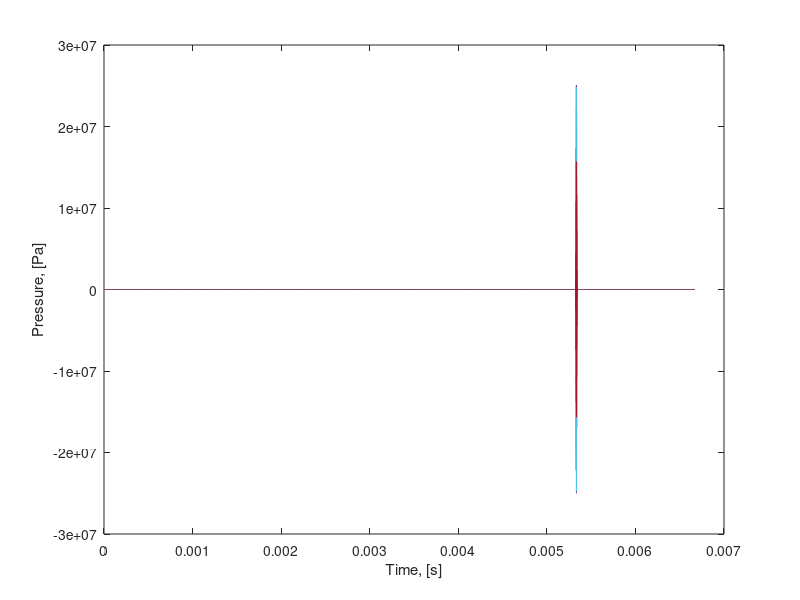
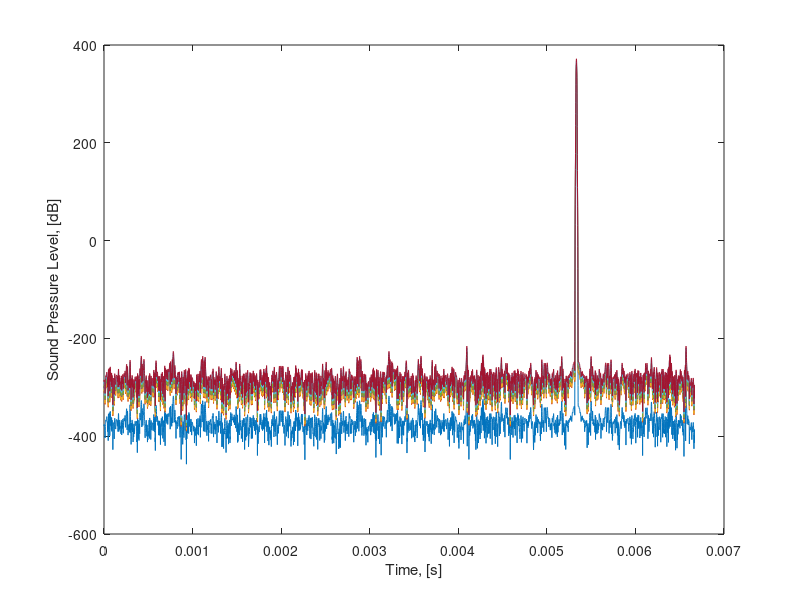
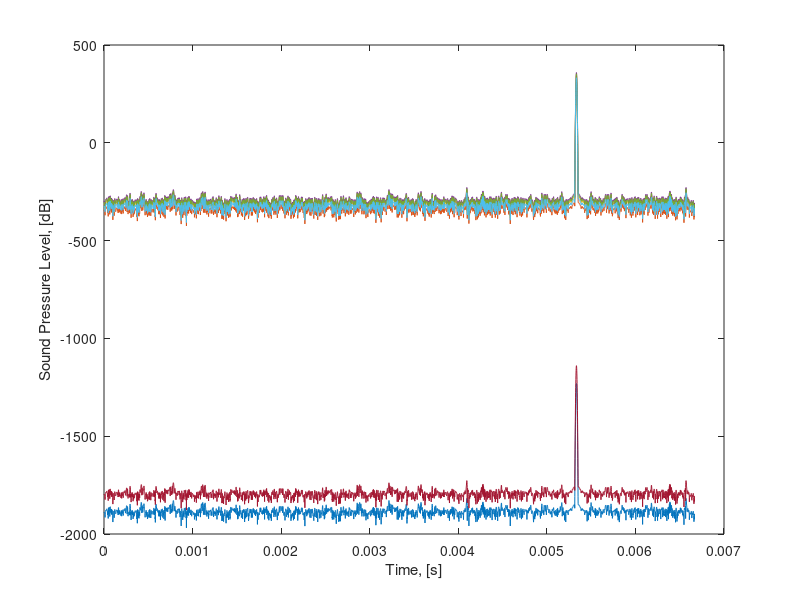

The MATLAB script that drew these images, in order:
%% Single Beam Sonar
%% Sonar Point-Scatter Model
% Contributors: Andreina Rascon, Derek Olson, Woeng-Sug Choi

clear;
close all;
clc;

% Input Parameters
% The BlueView P900-45 is used as an example sonar for the purposes of
% demonstrating the point-scatter model


%% Sonar Parameters
sonarFreq = 900E3; % Sonar frquency
bandwidth = 29.5e4; % [Hz]
freqResolution = 100e2;
beamWidth = 0.1; % radians
nRays = 3;


% Beam Parameters
nBeams = 7;
th = linspace(-beamWidth,beamWidth,nBeams);

%% Input Parameters
soundSpeed = 1500.0; % [m/s]

% % Incidence angle calculation
% ray.vector = [z_xi z_yi z_zi];  % directions, magnitude is 1
% norm.vector = [n_xi n_yi n_zi]; % directions, magnitude is 1
% psi = acos(dot(ray.vector,norm.vector));    % [rad]
% ray.alpha = pi-psi;

% Target information (which should be obtained from ray gazebo plugin)
% 3 Targets, One dimension, no incident angle

ray.distance = [1, 5, 1];
ray.alpha = [0, 0, 0];
ray.azimuthAngleWidth = [0.1, 0.1, 0.1];
ray.elevationAngleWidth = [0.1, 0.1, 0.1];

% Surface Reflectivity
mu = 10e-4;


% Frequency spectrum
fmin = sonarFreq - bandwidth/2*4;
fmax = sonarFreq + bandwidth/2*4;

% Sampling periods
max_T = max(ray.distance)*2/soundSpeed;
delta_f = 1/max_T;
delta_t = 1/(fmax - fmin);

nFreq = round((fmax - fmin) / delta_f);
freq = linspace(fmin,fmax,nFreq);
time = linspace(0,max_T,nFreq);
NT = nFreq; % dimensionless number of time samples

% Transmit spectrum, frequency domain
S_f = 1e11*exp(-(freq-sonarFreq).^2.*pi^2./bandwidth^2);

% define wave vector
kw = 2*pi*freq/soundSpeed;
        
% add attenuation
absorption = 0.0354; % [dB/m]
attenuation = absorption*log(10)/20;
K = kw + 1j*attenuation;

%% Point Scattering model
% Calculate echo level using the point scatter model

P_f = zeros(nBeams,nRays,nFreq);    % pre-allocate P(f)
P_f_ray = zeros(nRays,nFreq);       % pre-allocate ray P(f)
P_t_modified = zeros(nBeams,nFreq);
% beamPatternCurrent = zeros(nBeams);


% Beamforming Loop

for k = 1:nBeams
    
    % Ray Loop
    for i = 1:nRays
        xi_z = rand;   % generate a random number, (Gaussian noise)
        xi_y = rand;   % generate another random number, (Gaussian noise)
        
        alpha = ray.alpha(i);
        distance = ray.distance(i);
        azimuthAngleWidth = ray.azimuthAngleWidth(i);
        elevationAngleWidth = ray.elevationAngleWidth(i);
        amplitude = ((xi_z+1j*xi_y)/sqrt(2))*(sqrt(mu*cos(alpha)^2*distance^2*azimuthAngleWidth*elevationAngleWidth));
        
        % travel time
        travelTime = distance*2/soundSpeed;
        
        
        % Summation of Echo returned from a signal
        P_f_ray(i,:) = (P_f_ray(i,:) + S_f.*amplitude.*exp(1i.*K.*distance*2)./(distance^2));
        
    end
        P_f(k,i,:) = P_f_ray(i,:); 
     
        P_beam = squeeze(sum(P_f,2));
        
        beamPatternCurrent = (sinc((pi*0.88./(pi*.88./th))./beamWidth)).^2;
        
        % frequency domain to time domain
        P_t = ifft(P_beam,[],2);
     
        P_t_modified = beamPatternCurrent'.*P_t; %p_t is nFreqxnBeams, and beamPatternCurrent is nBeamsx1
    
end



%% Plotting

% Plot inverse fast fourier transform 


% % figure (1)
plot(time,P_t)
xlabel('Time, [s]')
ylabel('Pressure, [Pa]')

% % % Plot Sound Pressure Level of Echo Level
SPL = 20*log(abs(P_t)); % sound pressure level, [dB]

figure (2)
plot(time,SPL)
xlabel('Time, [s]')
ylabel('Sound Pressure Level, [dB]')


% % Plotting Beam Formed Data
 
SPL_modified = 20*log(abs(P_t_modified)); % sound pressure level, [dB]

figure (3)
plot(time,SPL_modified)
xlabel('Time, [s]')
ylabel('Sound Pressure Level, [dB]')

% Plot Image
% use imagesc, zoom in

% imagesc(SPL_modified')

function y = sinc(x)
     y = abs(sin(x)./x);
     y(x==0) = 1;
end

